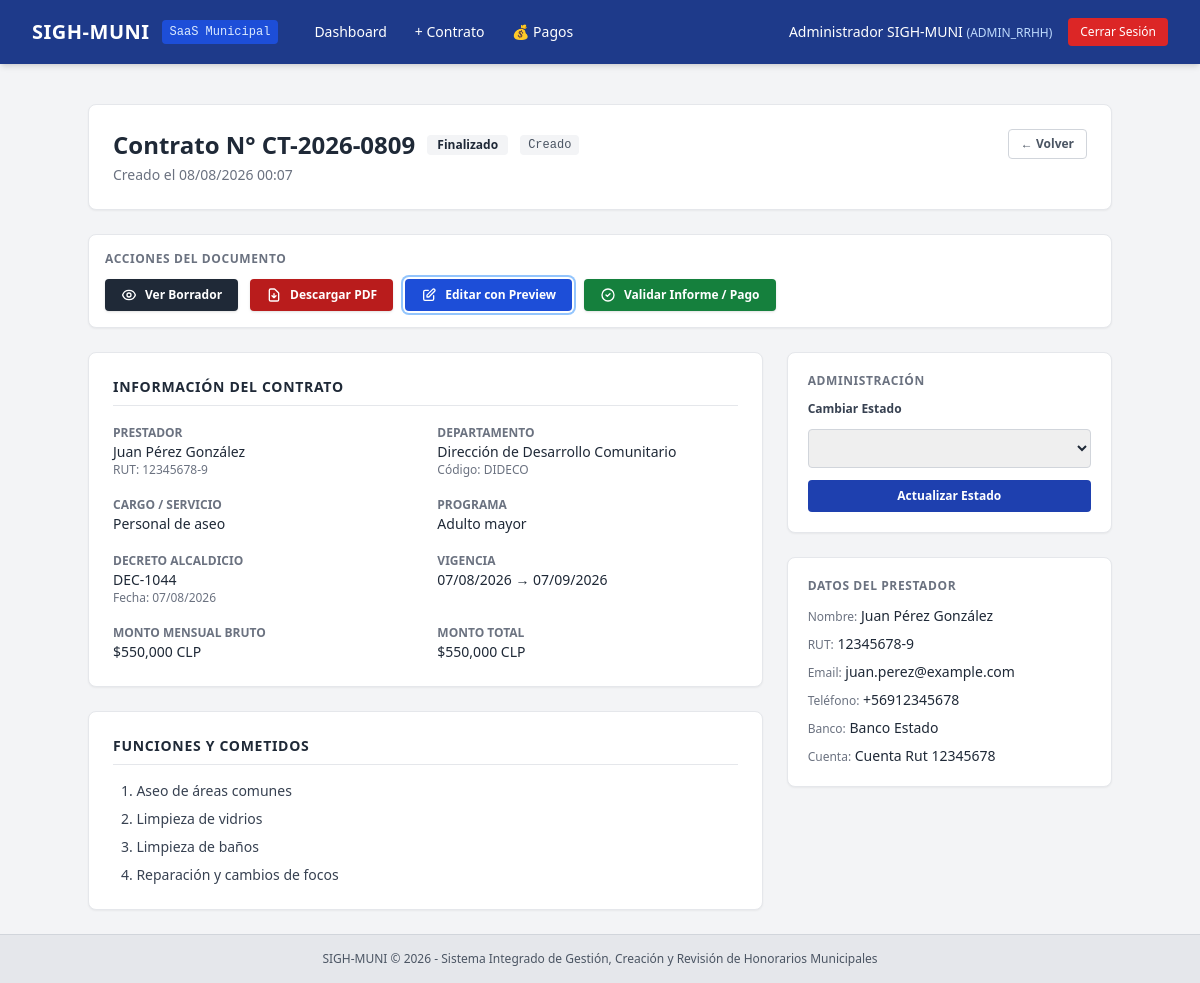
Before: /contracts/2 (signed in) with the older database file.
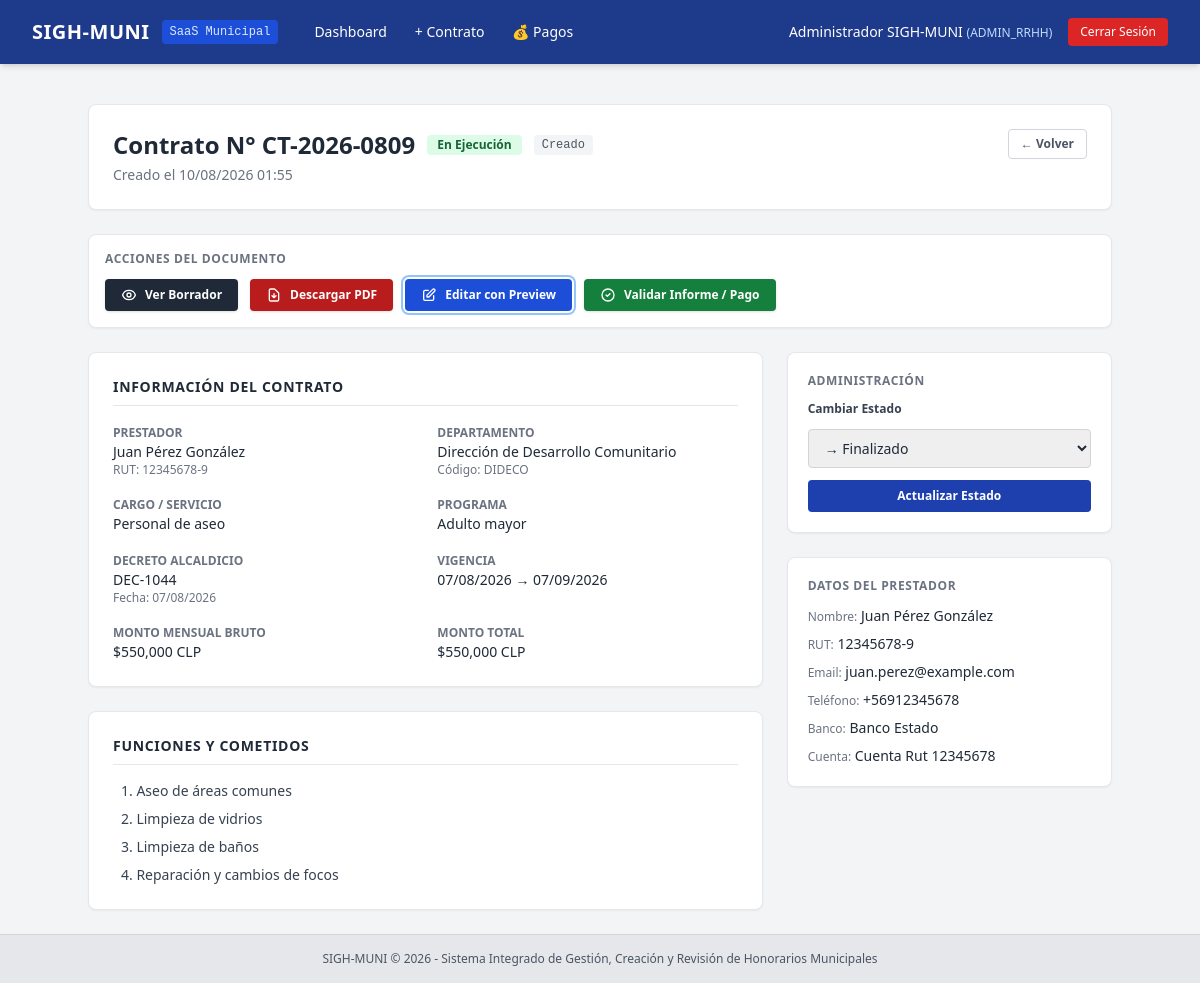
After: the same page with the newer database file.
### app/models/contract.py (models this page shows, shortened)
class Contract(db.Model):
    __tablename__ = 'contracts'
    id = db.Column(db.Integer, primary_key=True)
    provider_id = db.Column(db.Integer, db.ForeignKey('service_providers.id'), nullable=False)
    department_id = db.Column(db.Integer, db.ForeignKey('departments.id'), nullable=False)
    creation_type = db.Column(db.String(50), default='CREADO')
    contract_number = db.Column(db.String(50), unique=True, nullable=False)
    decline_number = db.Column(db.String(50), nullable=True)
    decline_date = db.Column(db.Date, nullable=True)
    position_title = db.Column(db.String(150), nullable=False)
    program_name = db.Column(db.String(150), nullable=True)
    monthly_amount_gross = db.Column(db.Float, nullable=False)
    total_contract_amount = db.Column(db.Float, nullable=False)
    start_date = db.Column(db.Date, nullable=False)
    end_date = db.Column(db.Date, nullable=False)
    pdf_file_path = db.Column(db.String(255), nullable=True)
    ocr_processed = db.Column(db.Integer, default=0)
    status = db.Column(db.String(30), default='BORRADOR')
    created_at = db.Column(db.DateTime, default=datetime.utcnow)
    provider = db.relationship('ServiceProvider', back_populates='contracts', lazy=True)
    department = db.relationship('Department', backref=db.backref('department_contracts', lazy=True))
    functions = db.relationship('ContractFunction', backref='contract', cascade='all, delete-orphan', lazy=True,
                                order_by='ContractFunction.function_order')
    payments = db.relationship('MonthlyPayment', back_populates='contract', lazy=True, cascade='all, delete-orphan')
    @property
    def status_label(self):
        labels = {
            'BORRADOR': 'Borrador',
            'CREADO_PARA_FIRMA': 'Creado para Firma',
            'INGRESADO': 'Ingresado',
            'EN_EJECUCION': 'En Ejecución',
            'FINALIZADO': 'Finalizado'
        }
        return labels.get(self.status, self.status)
    @property
    def creation_type_label(self):
        labels = {
            'CREADO': 'Creado',
            'CARGADO_EXTERNO': 'Cargado Externo'
        }
        return labels.get(self.creation_type, self.creation_type)

### app/routes/contract_builder.py (the view)
@contract_builder_bp.route('/<int:contract_id>')
@login_required
def detail(contract_id):
    contract = Contract.query.get_or_404(contract_id)
    return render_template('contracts/detail.html', contract=contract)

### app/__init__.py (called while the page is built)
def create_app(config_class=Config):
    app = Flask(__name__)
    app.config.from_object(config_class)
    os.makedirs(app.config['UPLOAD_FOLDER'], exist_ok=True)
    db.init_app(app)
    migrate.init_app(app, db)
    if 'sqlite' in app.config['SQLALCHEMY_DATABASE_URI']:
        from sqlalchemy import event
        from sqlalchemy.engine import Engine
        @event.listens_for(Engine, "connect")
        def set_sqlite_pragma(dbapi_connection, connection_record):
            cursor = dbapi_connection.cursor()
            cursor.execute("PRAGMA foreign_keys=ON;")
            cursor.close()
    from app.auth.routes import auth_bp
    app.register_blueprint(auth_bp, url_prefix='/auth')
    from app.routes import register_routes
    register_routes(app)
    return app

### app/auth/utils.py (called while the page is built)
def login_required(f):
    @wraps(f)
    def decorated_function(*args, **kwargs):
        if 'user_id' not in session:
            flash('Debes iniciar sesión para acceder a esta sección.', 'warning')
            return redirect(url_for('auth.login', next=request.url))
        return f(*args, **kwargs)
    return decorated_function

### app/templates/contracts/detail.html (shortened to what the changed rows need)
{% extends "base.html" %}
{% block content %}
<div class="max-w-5xl mx-auto space-y-6">
    <div class="bg-white p-6 rounded-lg shadow-sm border border-gray-200 flex justify-between items-start">
        <div>
            <div class="flex items-center space-x-3 mb-1">
                <h1 class="text-2xl font-bold text-gray-800">Contrato N° {{ contract.contract_number }}</h1>
                <span class="px-2.5 py-0.5 rounded text-xs font-bold
                    {% if contract.status == 'BORRADOR' %}bg-yellow-100 text-yellow-800
                    {% elif contract.status == 'CREADO_PARA_FIRMA' %}bg-blue-100 text-blue-800
                    {% elif contract.status == 'INGRESADO' %}bg-purple-100 text-purple-800
                    {% elif contract.status == 'EN_EJECUCION' %}bg-green-100 text-green-800
                    {% else %}bg-gray-100 text-gray-800{% endif %}">
                    {{ contract.status_label }}
                </span>
                <span class="px-2 py-0.5 rounded text-xs font-mono bg-gray-100 text-gray-600">
                    {{ contract.creation_type_label }}
                </span>
            </div>
            <p class="text-sm text-gray-500">Creado el {{ contract.created_at.strftime('%d/%m/%Y %H:%M') }}</p>
        </div>
    </div>
    <div class="grid grid-cols-1 lg:grid-cols-3 gap-6">
        <div class="lg:col-span-2 space-y-6">
            <div class="bg-white p-6 rounded-lg shadow-sm border border-gray-200">
                <h2 class="text-sm font-bold text-gray-800 uppercase tracking-wider border-b pb-2 mb-4">Información del Contrato</h2>
                <div class="grid grid-cols-1 md:grid-cols-2 gap-y-4 gap-x-6 text-sm">
                    <div>
                        <span class="text-xs text-gray-500 uppercase font-semibold">Cargo / Servicio</span>
                        <p class="font-medium text-gray-800">{{ contract.position_title }}</p>
                    </div>
                    <div>
                        <span class="text-xs text-gray-500 uppercase font-semibold">Programa</span>
                        <p class="font-medium text-gray-800">{{ contract.program_name or 'No especificado' }}</p>
                    </div>
                    <div>
                        <span class="text-xs text-gray-500 uppercase font-semibold">Decreto Alcaldicio</span>
                        <p class="font-medium text-gray-800">{{ contract.decline_number or 'No asignado' }}</p>
                        {% if contract.decline_date %}
                        <p class="text-xs text-gray-500">Fecha: {{ contract.decline_date.strftime('%d/%m/%Y') }}</p>
                        {% endif %}
                    </div>
                    <div>
                        <span class="text-xs text-gray-500 uppercase font-semibold">Vigencia</span>
                        <p class="font-medium text-gray-800">{{ contract.start_date.strftime('%d/%m/%Y') }} → {{ contract.end_date.strftime('%d/%m/%Y') }}</p>
                    </div>
                    <div>
                        <span class="text-xs text-gray-500 uppercase font-semibold">Monto Mensual Bruto</span>
                        <p class="font-medium text-gray-800">${{ "{:,.0f}".format(contract.monthly_amount_gross) }} CLP</p>
                    </div>
                    <div>
                        <span class="text-xs text-gray-500 uppercase font-semibold">Monto Total</span>
                        <p class="font-medium text-gray-800">${{ "{:,.0f}".format(contract.total_contract_amount) }} CLP</p>
                    </div>
                </div>
            </div>
            <div class="bg-white p-6 rounded-lg shadow-sm border border-gray-200">
                <h2 class="text-sm font-bold text-gray-800 uppercase tracking-wider border-b pb-2 mb-4">Funciones y Cometidos</h2>
            </div>
        </div>
        <div class="space-y-6">
            {% if session.user_role in ['ADMIN_RRHH', 'SUPERADMIN'] %}
            <div class="bg-white p-5 rounded-lg shadow-sm border border-gray-200">
                <h3 class="text-xs font-bold text-gray-500 uppercase tracking-wider mb-3">Administración</h3>
                <form method="POST" action="{{ url_for('contract_builder.change_status', contract_id=contract.id) }}" class="space-y-3">
                    <label class="block text-xs font-semibold text-gray-700">Cambiar Estado</label>
                    <select name="new_status" class="w-full px-3 py-2 border border-gray-300 rounded text-sm">
                        <option value="FINALIZADO" {% if contract.status != 'EN_EJECUCION' %}disabled{% endif %}>→ Finalizado</option>
                    </select>
                    <button type="submit" class="w-full bg-blue-800 hover:bg-blue-900 text-white text-xs font-bold py-2 rounded transition">
                        Actualizar Estado
                    </button>
                </form>
            </div>
            {% endif %}
        </div>
    </div>
</div>
{% endblock %}

Changed rows visible on the page:
changed Contract "Personal de aseo": status "FINALIZADO" → "EN_EJECUCION" (drawn); status_label "Finalizado" → "En Ejecución"; created_at "08/08/2026 00:07" → "10/08/2026 01:55"
Other visible differences:
form field new_status: (not shown) → "→ Finalizado"
